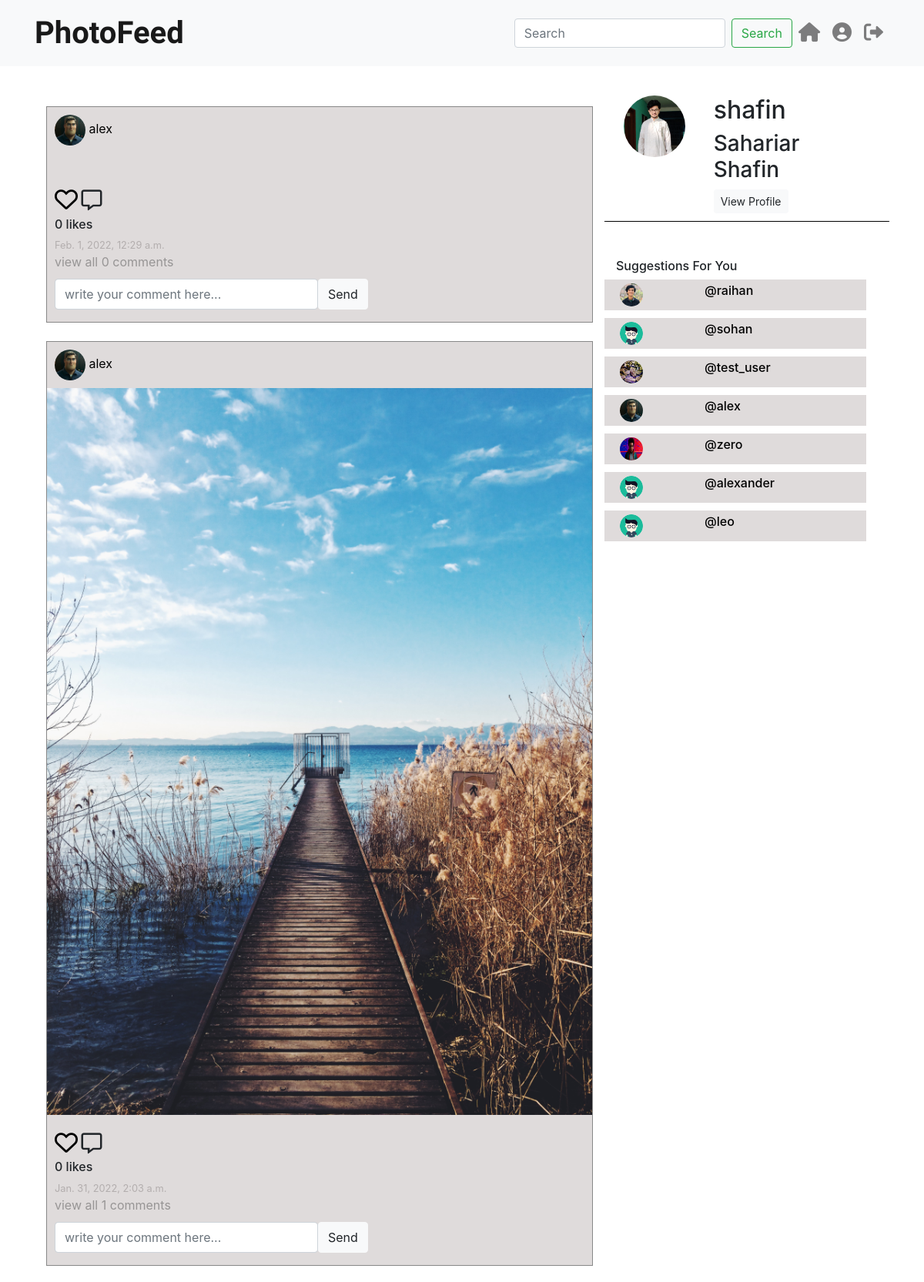
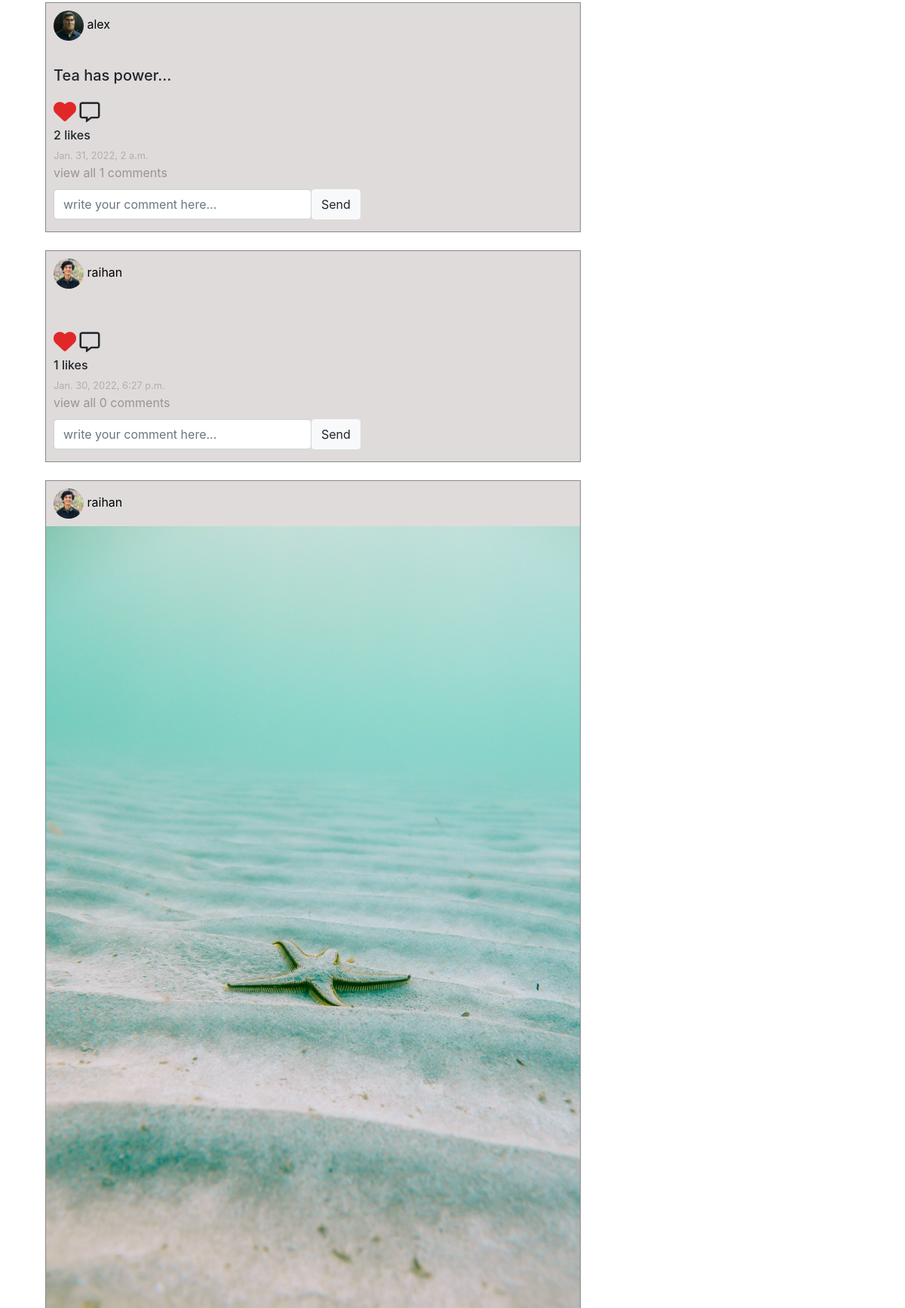
/feed (signed in, upper part), run on the app's committed database (2 pictures, top to bottom).
### Post_App/models.py (models this page shows)
class Post(models.Model):
     author = models.ForeignKey(User,on_delete=models.CASCADE,related_name='post')
     image = models.ImageField(upload_to = 'post_images')
     caption = models.CharField(max_length=264,blank=True)
     upload_date = models.DateTimeField(auto_now_add=True)
     update_date = models.DateTimeField(auto_now=True)
     class Meta:
          ordering = ['-upload_date']

### Account_App/models.py (models this page shows)
class UserProfile(models.Model):
     user = models.OneToOneField(User,on_delete=models.CASCADE, related_name="user_profile")
     full_name = models.CharField(max_length=264,blank=True)
     profile_pic = models.ImageField(upload_to = 'profile_pics',blank=True)
     description = models.TextField(max_length=264,blank=True)
     dob = models.DateField(blank=True,null=True)
     web = models.URLField(blank=True)
     facebook = models.URLField(blank=True)

### Post_App/views.py (the view)
# urls.py: path('',views.home,name='home_page'),
@login_required
def home(request):
     following_list = Follow.objects.filter(follower = request.user)
     posts = Post.objects.filter(author__in = following_list.values_list('following'))
     liked_post = Like.objects.filter(user = request.user)
     liked_post_list = liked_post.values_list('post',flat=True)
     users = User.objects.exclude(username= request.user).exclude(username__in = following_list.values('following'))
     if request.method == 'GET':
          search = request.GET.get('search','')
          result = User.objects.filter(username__icontains = search )
     comment_form = CommentForm()
     return render(request,'Post_App/home.html',context={'title': 'PhotoGram | Home','search':search ,'result':result, 'posts':posts,'liked_post_list':liked_post_list,'comment_form': comment_form,'users':users, 'following_list':following_list})

### Post_App/forms.py
class CommentForm(forms.ModelForm):
     comment = forms.CharField(label='',widget=forms.TextInput(attrs={'placeholder':'write your comment here...','style':'height:40px; padding-right:80px; ' }))
     class Meta:
          model = Comment
          fields = ['comment',]

### templates/Post_App/home.html (shortened to what this page needs)
{% extends 'navbar.html'%}
{% load crispy_forms_tags %}
{% block body_block %}
<div class="container">
     {% if search %}
     {% for user in result%}
          <div class="row">
               <div class="col-sm-4">
                    {% if user.user_profile.profile_pic %}
                         <img src="/media/{{user.user_profile.profile_pic}}" alt="" height="80px" width="80px">
                    {% else %}
                    <img src="/media/avatar.jpg" alt="" height="80px" width="80px">
                    {% endif%}
               </div>
               <div class="col-sm-8">
                    <a style=" text-decoration: none;" href="{% url 'Account_App:user' username=user.username %}"><h3>{{user.username}}</h3></a>
                    <h3>{{user.user_profile.full_name}}</h3>
                    <a class="btn btn-light btn-sm" href="{% url 'Account_App:user' username=user.username %}">View Profile</a>
               </div>
          </div>
     {% endfor%}
     {% else %}
     <div class="row">
          <div class="col-sm-8">
               {% for post in posts %}
               <br>
               <div class="post">
                    <div style="padding: 10px;">
                         {% if post.author.user_profile.profile_pic %}
                              <img src="/media/{{post.author.user_profile.profile_pic}}" alt="" height="40px" width="40px" class="rounded-circle">
                         {% else %}
                              <img src="/media/avatar.jpg" alt="" height="40px" width="40px" class="rounded-circle">
                         {% endif %}
                         <a style="color: black; text-decoration: none;" href="{% url 'Account_App:user' username=post.author %}">{{post.author}}</a>
                    </div>
                    <img src="/media/{{post.image}}" alt="" width="100%">
                    <h5 style="margin-left: 10px;">{{post.caption}}</h5>
                    <div class="d-flex flex-column" style="padding: 10px;">
                         <div class="">
                              {% if post.pk in liked_post_list%}
                              <a href="{% url 'Post_App:unlike' pk=post.pk%}"><i class="fas fa-heart" style="font-size: 30px; color: rgb(224, 40, 40);"></i></a>
                              {% else%}
                              <a style="color:black" href="{% url 'Post_App:like' pk=post.pk%}"><i class="far fa-heart" style="font-size: 30px;"></i></a>
                              {%endif%}
                              <a type="button" style="font-size: 27px;" data-toggle="modal" data-target="#m-{{post.pk}}"><i class="far fa-comment-alt"></i></a>
                         </div>
                         <h6>{{post.liked_post.count}} likes</h6>
                         <small style="color: #b3aeae;">{{post.upload_date}}</small>
                    <div class="view-full">
                         <a type="button" style="color: #979595;" data-toggle="modal" data-target="#m-{{post.pk}}">view all {{post.commented_post.count }} comments</a>
                    </div>
                    </div>
                    <form action="{% url 'Post_App:comment' pk=post.pk %}" class="d-flex" method="POST" style="margin-left:10px;">
                         {{comment_form | crispy}}
                         <button type="submit" style="height: 40px;" class="btn btn-light">Send</button>
                    </form>
               </div>
               {% endfor%}
          </div>
          <div class="col-sm-4">
               <div class="row" style="border-bottom: 1px solid black; padding:10px;">
                    <div class="col-sm-4">
                         {% if user.user_profile.profile_pic %}
                              <img src="/media/{{user.user_profile.profile_pic}}" alt="" height="80px" width="80px" class="rounded-circle">
                         {% else %}
                              <img src="/media/avatar.jpg" alt="" height="80px" width="80px" class="rounded-circle">
                         {% endif%}
                    </div>
                    <div class="col-sm-8">
                         <h2>{{user.username}}</h2>
                         <h3>{{user.user_profile.full_name}}</h3>
                         <a href="{% url 'Account_App:user' username=request.user %}" class="btn btn-light btn-sm">View Profile</a>
                    </div>
               </div>
               <div class="my-5">
                    <h6 class="my-2"> Suggestions For You</h6>
                    {% for s_user in users %}
                              <a href="{% url 'Account_App:user' username=s_user %}" class="" style="text-decoration: none; color: black;">
                                   <div class="row s-user">
                                        <div class="col-sm-4">
                                             {% if s_user.user_profile.profile_pic %}
                                                  <img src="/media/{{s_user.user_profile.profile_pic}}" alt="" height="30px" width="30px" class="rounded-circle">
                                             {% else %}
                                                  <img src="/media/avatar.jpg" alt="" height="30px" width="30px" class="rounded-circle">
                                             {% endif%}
                                        </div>
                                        <div class="col-sm-8">
                                             <h6>@{{s_user.username}}</h6>
                                        </div>
                                   </div>
                              </a>
                    {% endfor%}
               </div>
          </div>
     </div>
     <br><br>
     {% endif%}
</div>
{%endblock%}

### templates/Post_App/home.html (style rules this page uses)
.post { border: 1px solid #888888; background-color: #dfdbdb; height: auto; }
.s-user { background-color: #dfdbdb; margin-bottom: 10px; padding: 5px; width: 100%; }

### data on the page
Post: author.user_profile.profile_pic (picture), author "alex", liked_post.count "0", upload_date "Feb. 1, 2022, 12:29 a.m.", commented_post.count "0"
Post: author.user_profile.profile_pic (picture), author "alex", image (picture), liked_post.count "0", upload_date "Jan. 31, 2022, 2:03 a.m.", commented_post.count "1"
Post: author.user_profile.profile_pic (picture), author "alex", caption "Tea has power...", liked_post.count "2", upload_date "Jan. 31, 2022, 2 a.m.", commented_post.count "1"
Post: author.user_profile.profile_pic (picture), author "raihan", liked_post.count "1", upload_date "Jan. 30, 2022, 6:27 p.m.", commented_post.count "0"
Post: author.user_profile.profile_pic (picture), author "raihan", image (picture)

### other printed values
{{ user.username }} "shafin"
{{ user.user_profile.full_name }} "Sahariar Shafin"
{{ s_user.username }} "raihan"
{{ s_user.username }} "sohan"
{{ s_user.username }} "test_user"
{{ s_user.username }} "alex"
{{ s_user.username }} "zero"
{{ s_user.username }} "alexander"
{{ s_user.username }} "leo"
